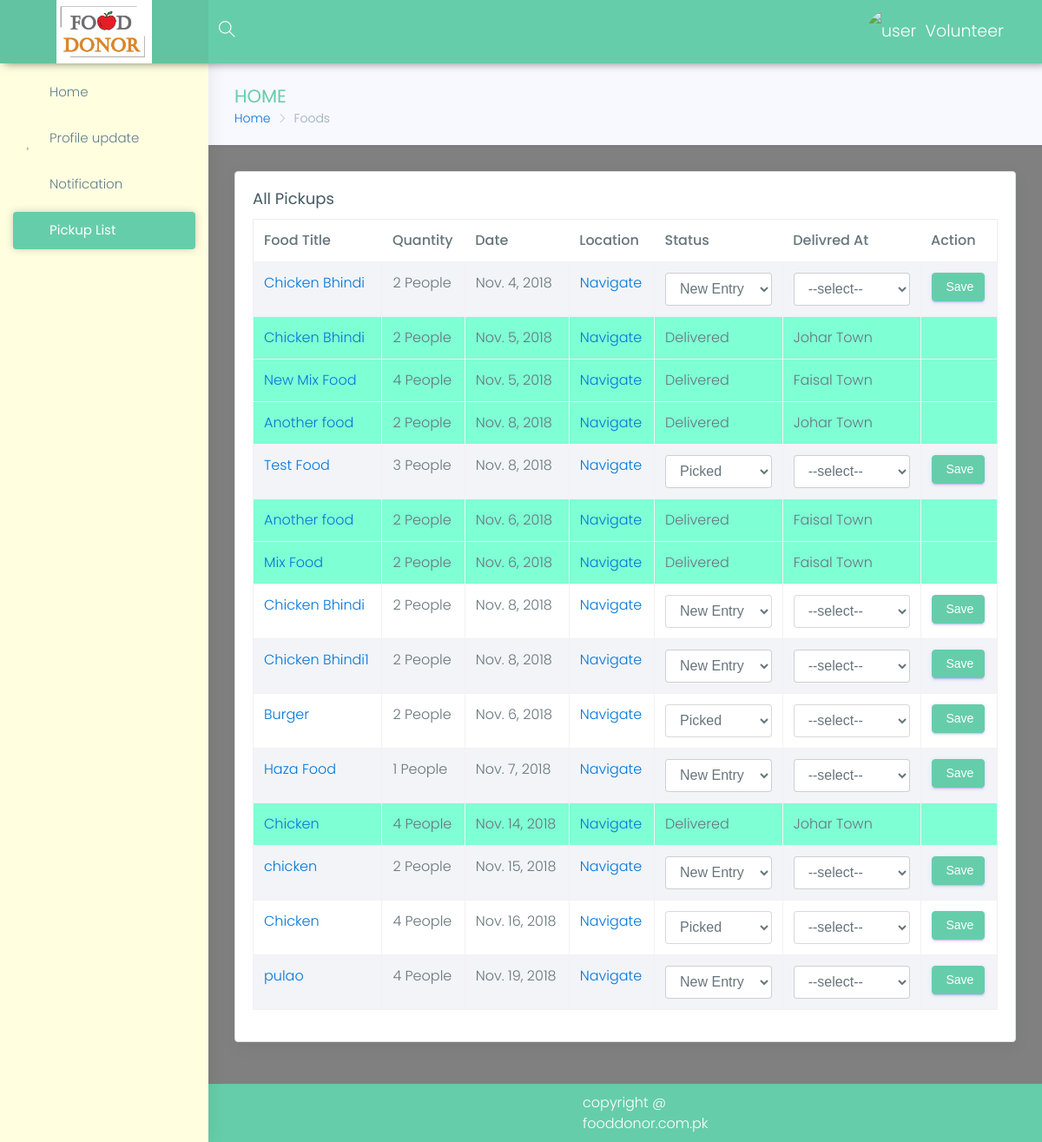
The app's page /volunteer/foods (signed in), older data.
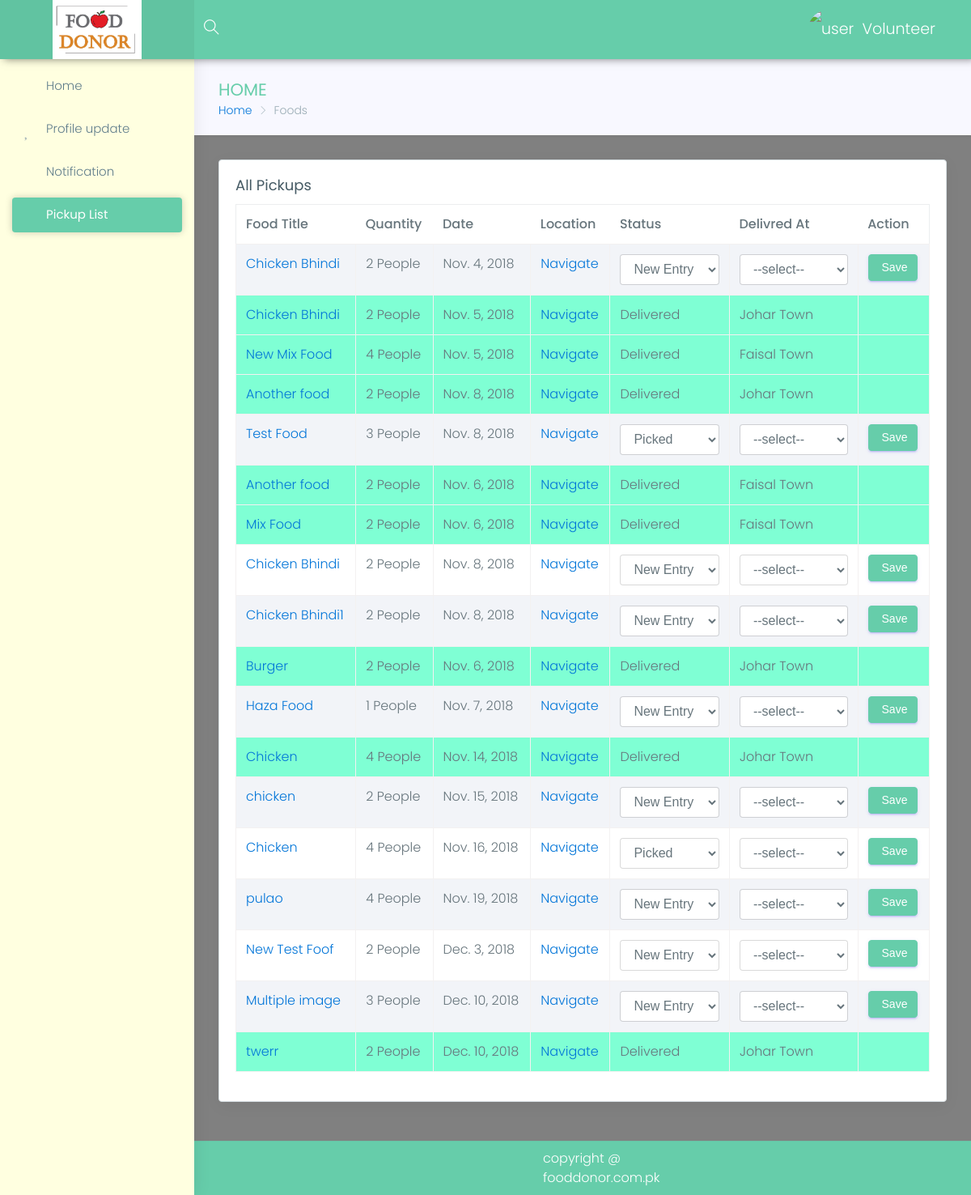
The same page, newer data.
### donor/models.py (models this page shows, shortened)
class Food(models.Model):
    donor=models.ManyToManyField(Donor)
    food_title=models.CharField(max_length=15,null=False,blank=False,)
    food_type = models.CharField(max_length=15, null=False, blank=False, choices=food_types)
    quantity=models.IntegerField(blank=False)
    delivered_at = models.CharField(max_length=50, default="NAN")
    preparation_date=models.DateField(blank=True,default=now())
    post_date = models.DateField(blank=True, default=now())
    status=models.CharField(choices=choices,max_length=10,default='New Entry')
    location=models.CharField(max_length=200,blank=True,null=True)
    image=models.ImageField(blank=True,null=True,)
    gallery=models.ManyToManyField(FoodImage)
    volunteer=models.ForeignKey(Volenteer,on_delete=models.SET_NULL,null=True)
    is_consumed=models.BooleanField(default=False)

### volunteer/views.py (the view, shortened to what this page needs)
def foods(request):
    if not auth_volunteer(request):
        return redirect('volunteer-profile')
    volunteer = Volenteer.objects.get(user=request.user)
    all_foods = volunteer.food_set.all()
    return render(request, 'volunteer/Pickup-list.html', {'foods': all_foods, 'volunteer': volunteer})

### volunteer/models.py (called while the page is built)
    def __str__(self):
        return self.area_name

### volunteer/views.py (called while the page is built)
def auth_volunteer(request):
    volunteer = Volenteer.objects.filter(user=request.user).first()
    if volunteer:
        if volunteer.is_approved:
            return True
        else:
            return False
    else:
        messages.error(request, 'Please login as donor')
        return False

### templates/volunteer/Pickup-list.html (shortened to what the changed rows need)
{% extends 'panel-base.html' %}
{% block main %}
                <div class="row">
                    <div class="col-lg-12">
                        <div class="card">
                            <div class="card-block">
                                <div class="table-responsive">
                                    <table id="myTable" class="table table-hover table-striped table-bordered">
                                        <thead>
                                            <tr>
                                                <th>Food Title</th>
                                                <th>Quantity</th>
                                                <th>Date</th>
                                                <th>Location</th>
                                                <th>Status</th>
                                                <th>Delivred At</th>
                                                <th>Action</th>
                                            </tr>
                                        </thead>
                                        <tbody>
                                        {% for food in foods %}
                                            {% if food.status == 'Delivered' %}
                                                <tr style="background-color: aquamarine">
                                                <td><a target="_blank" href="{% url 'gallery' food.id %}">{{ food.food_title }}</a></td>
                                                <td>{{ food.quantity }} People</td>
                                                <td>{{ food.post_date }}</td>
                                                <td>
                                                    <a href="{% url 'volunteer-map' food.id %}">Navigate</a>
                                                </td>
                                                <td>{{ food.status }}</td>
                                                <td>{{ food.delivered_at }}</td><td></td>
                                                </tr>
                                            {% endif %}
                                            {% if food.status != 'Delivered' %}
                                                <tr>
                                                <td><a target="_blank" href="{% url 'gallery' food.id %}">{{ food.food_title }}</a></td>
                                                <td>{{ food.quantity }} People</td>
                                                <td>{{ food.post_date }}</td>
                                                <td>
                                                    <a href="/volunteer/map/{{food.id}}">Navigate</a>
                                                </td>
                                            <form method="post">
                                                <td>
                                                    <select name="status" class="form-control">
                                                        <option value="{{ food.status }}">{{ food.status }}</option>
                                                    </select>
                                                    </td>
                                                <td>
                                                    <select name="location" class="form-control form-control-line" >
                                                    <option value="">--select--</option>
                                                    </select>
                                                </td>
                                                <td>
                                                    <button type="submit" class="btn btn-primary"> Save</button>
                                                </td>
                                            </form>
                                            </tr>
                                            {% endif %}
                                        {% endfor %}
                                        </tbody>
                                    </table>
                                </div>
                            </div>
                        </div>
                    </div>
                </div>
{% endblock %}

Row changes from the older to the newer data that the page shows:
changed Food "Burger": delivered_at (not shown) → "Johar Town"; status "Picked" → "Delivered"; location "--select--" → (not shown)
added Food: food_title "New Test Foof", quantity "2", post_date "Dec. 3, 2018", status "New Entry"
added Food: food_title "Multiple image", quantity "3", post_date "Dec. 10, 2018", status "New Entry"
added Food: food_title "twerr", quantity "2", post_date "Dec. 10, 2018", status "Delivered", delivered_at "Johar Town"
